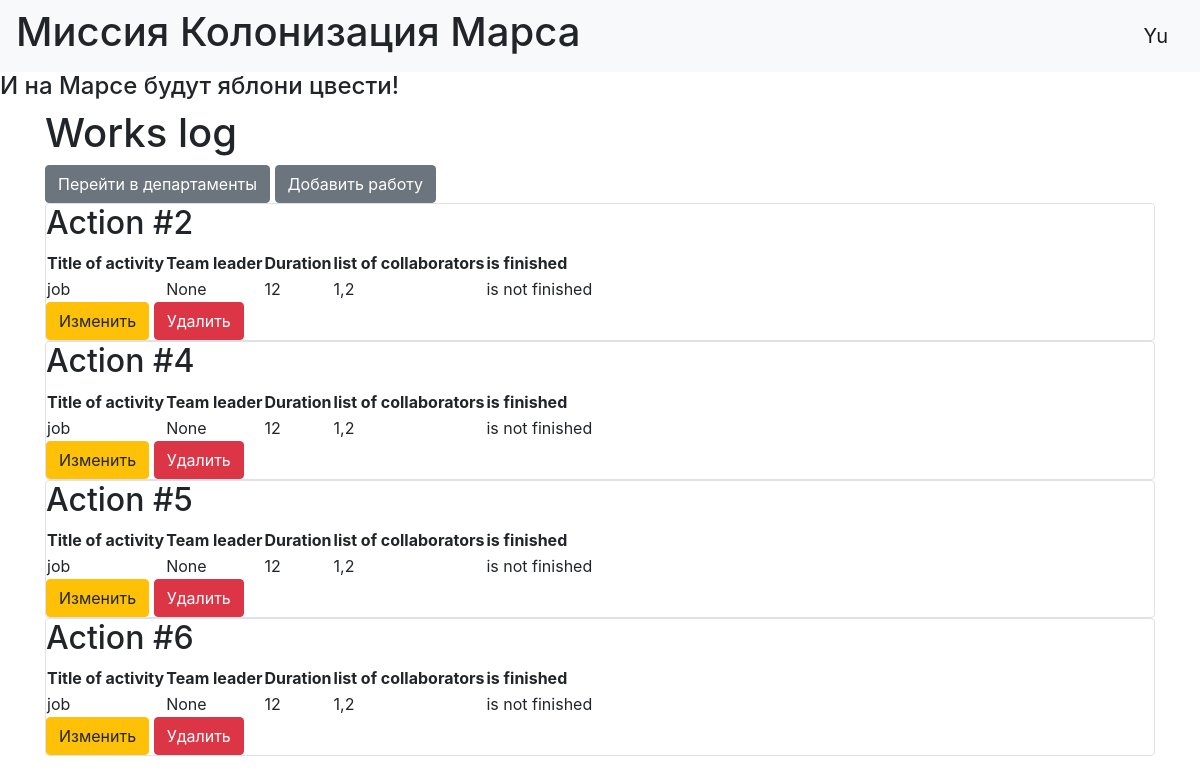
The page / (signed in) on the database its author committed.
### data/users.py (models this page shows, shortened)
class User(SqlAlchemyBase, UserMixin, SerializerMixin):
    __tablename__ = 'users'
    id = sqlalchemy.Column(sqlalchemy.Integer,
                           primary_key=True, autoincrement=True)
    surname = sqlalchemy.Column(sqlalchemy.String, nullable=True)
    name = sqlalchemy.Column(sqlalchemy.String, nullable=True)
    age = sqlalchemy.Column(sqlalchemy.Integer, nullable=True)
    position = sqlalchemy.Column(sqlalchemy.String, nullable=True)
    speciality = sqlalchemy.Column(sqlalchemy.String, nullable=True)
    address = sqlalchemy.Column(sqlalchemy.String, nullable=True)
    email = sqlalchemy.Column(sqlalchemy.String, nullable=True, unique=True)
    hashed_password = sqlalchemy.Column(sqlalchemy.String, nullable=True)
    modified_date = sqlalchemy.Column(sqlalchemy.String, nullable=True)
    news = orm.relationship("Jobs", back_populates='user')

### data/jobs.py (models this page shows)
class Jobs(SqlAlchemyBase, SerializerMixin):
    __tablename__ = 'jobs'
    id = sqlalchemy.Column(sqlalchemy.Integer,
                           primary_key=True, autoincrement=True)
    team_leader = sqlalchemy.Column(sqlalchemy.Integer,
                                    sqlalchemy.ForeignKey("users.id"))
    job = sqlalchemy.Column(sqlalchemy.String, nullable=True)
    work_size = sqlalchemy.Column(sqlalchemy.Integer)
    collaborators = sqlalchemy.Column(sqlalchemy.String, nullable=True)
    start_date = sqlalchemy.Column(sqlalchemy.DateTime,
                                   default=datetime.datetime.now)
    end_date = sqlalchemy.Column(sqlalchemy.DateTime,
                                 default=datetime.datetime.now)
    is_finished = sqlalchemy.Column(sqlalchemy.Boolean)
    user = orm.relationship('User')

### main.py (the view)
@app.route("/")
def index():
    db_sess = db_session.create_session()
    if current_user.is_authenticated:
        jobs = db_sess.query(Jobs).all()
    else:
        jobs = []
    return render_template("index.html", jobs=jobs)

### data/db_session.py (called while the page is built)
def create_session() -> Session:
    global __factory
    return __factory()

### main.py (called while the page is built)
@login_manager.user_loader
def load_user(user_id):
    db_sess = db_session.create_session()
    return db_sess.query(User).get(user_id)

### templates/index.html
{% extends "base.html" %}
{% block content %}
<h1>Works log</h1>
{% if current_user.is_authenticated %}
<a href="departamentsDisplay" class="btn btn-secondary">Перейти в департаменты</a>
<a href="jobs" class="btn btn-secondary">Добавить работу</a>
{% endif %}
{% for item in jobs %}
<div class="col-md6 border rounded">
    <h2>Action #{{item.id}}</h2>
    <table>
        <tr>
            <th>Title of activity</th>
            <th>Team leader</th>
            <th>Duration</th>
            <th>list of collaborators</th>
            <th>is finished</th>
        </tr>
        <tr>
            <td>{{item.job}}</td>
            <td>{{item.team_leader}}</td>
            <td>{{item.work_size}}</td>
            <td>{{item.collaborators}}</td>
            <td>{% if item.is_finished %}
                <div>
                    is finished
                </div>
                {% else %}
                <div>
                    is not finished
                </div>
                {% endif %}
            </td>
        </tr>
    </table>
    {% if current_user.is_authenticated and current_user == item.user %}
    <div>
        <a href="/jobs/{{ item.id }}" class="btn btn-warning">
            Изменить
        </a>
        <a href="/jobs_delete/{{ item.id }}" class="btn btn-danger">
            Удалить
        </a>
    </div>
    {% elif current_user.is_authenticated and current_user.id == 1 %}
    <div>
        <a href="/jobs/{{ item.id }}" class="btn btn-warning">
            Изменить
        </a>
        <a href="/jobs_delete/{{ item.id }}" class="btn btn-danger">
            Удалить
        </a>
    </div>
    {% endif %}
</div>
{% endfor %}
{% endblock %}

### templates/base.html (shortened to what this page needs)
<!doctype html>
<html lang="en">
<head>
    <link rel="stylesheet"
          href="https://stackpath.bootstrapcdn.com/bootstrap/4.4.1/css/bootstrap.min.css"
>
</head>
<body>
<header>
    <nav class="navbar navbar-light bg-light">
        <body>
            <h1>Миссия Колонизация Марса</h1>
        </body>
        {% if current_user.is_authenticated %}
            <a class="navbar-brand" href="/logout">{{ current_user.name }}</a>
        {% else %}
            <p>
                <a class="btn btn-primary " href="/register">Зарегистрироваться</a>
                <a class="btn btn-success" href="/login">Войти</a>
            </p>
        {% endif %}
    </nav>
</header>
<h4>И на Марсе будут яблони цвести!</h4>
<main role="main" class="container">
    {% block content %}{% endblock %}
</main>
</body>
</html>

### rows shown on the page
User: name "Yu"
Jobs: id "2", job "job", team_leader "None", work_size "12", collaborators "1,2", is_finished "is not finished"
Jobs: id "4", job "job", team_leader "None", work_size "12", collaborators "1,2", is_finished "is not finished"
Jobs: id "5", job "job", team_leader "None", work_size "12", collaborators "1,2", is_finished "is not finished"
Jobs: id "6", job "job", team_leader "None", work_size "12", collaborators "1,2", is_finished "is not finished"
